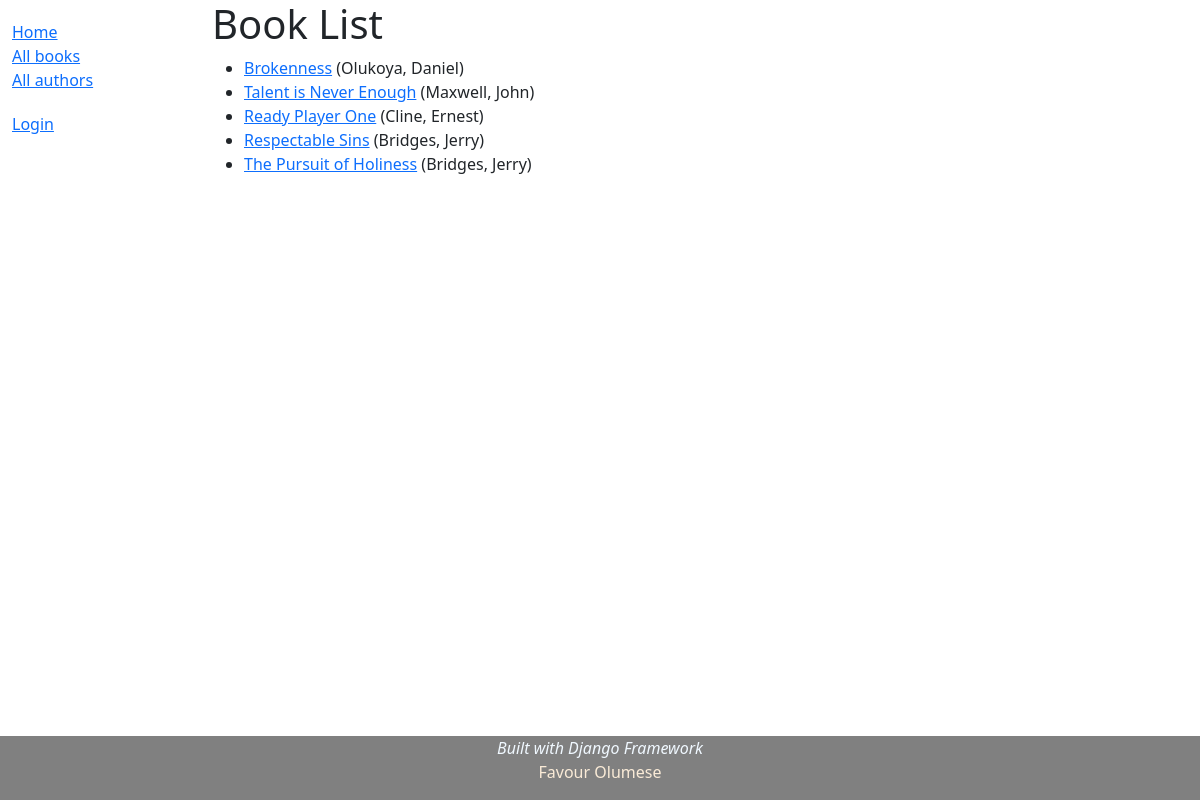
Before: /catalog/books/ with the older database file.
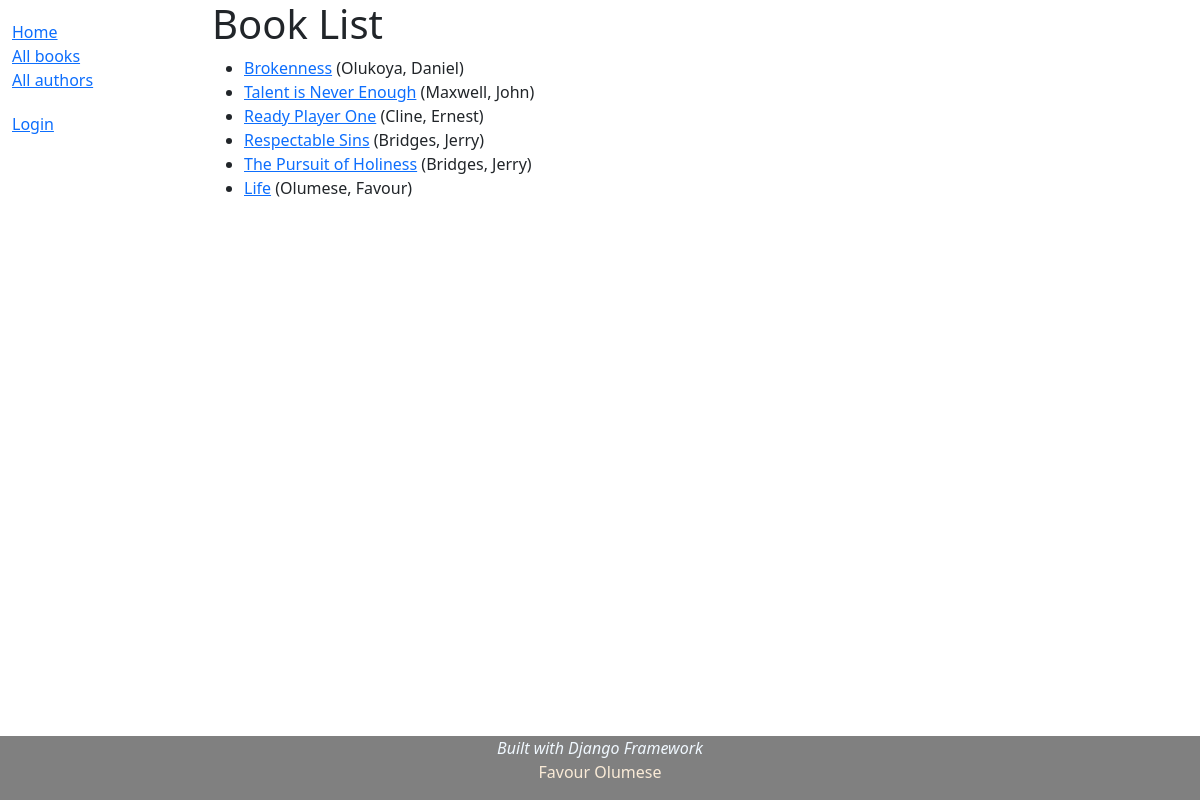
After: the same page with the newer database file.
### catalog/models.py (models this page shows, shortened)
class Book(models.Model):
    title = models.CharField(max_length=200)
    author = models.ForeignKey('Author', on_delete=models.SET_NULL, null=True)
    summary = models.TextField(max_length=1000,
    help_text = 'Enter a brief description of the book')
    isbn = models.CharField('ISBN', max_length=13, unique=True,
    help_text='13 Character <a href="https://www.isbn-international.org/\
    content/what-isbn">ISBN number</a>')
    genre = models.ManyToManyField(Genre,
    help_text='Select a genre for this book.')
    language = models.ForeignKey('Language', on_delete=models.SET_NULL, null=True)
    def get_absolute_url(self):
        return reverse('book-detail', args=[str(self.id)])
    def display_genre(self):
        """Create a string for the Genre. This is required to display
        genre in Admin. The ManyToManyField prevent the __str__
        from performing this function."""
        return ', '.join(genre.name for genre in self.genre.all()[:3])
    display_genre.short_description = 'Genre'
    class Meta:
        permissions = (('can_edit_books', 'Edit books\' details'),)

class Author(models.Model):
    first_name = models.CharField(max_length=100)
    last_name = models.CharField(max_length=100)
    date_of_birth = models.DateField(null=True, blank=True)
    date_of_death = models.DateField('Died',null=True, blank=True)
    class Meta:
        ordering = ['last_name', 'first_name']
        permissions = (('can_edit_authors', 'Edit authors\' details'),)
    def __str__(self):
        return f'{self.last_name}, {self.first_name}'

### catalog/views.py (the view)
# urls.py: path('books/', views.BookListView.as_view(), name='books'),
class BookListView(generic.ListView):
    model = Book
    paginate_by = 10

### catalog/templates/catalog/book_list.html (shortened to what this page needs)
{% extends "catalog/base_generic.html" %}
{% block content %}
    <h1>Book List</h1>
    {% if book_list %}
        <ul>
            {% for book in book_list %}
                <li>
                    <a href="{{ book.get_absolute_url }}">{{ book.title }}</a> ({{book.author}})
                </li>
            {% endfor %}
        </ul>
    {% else %}
        <P>There are no books in the library.</P>
    {% endif %}
{% endblock %}

Changed rows visible on the page:
added Book: title "Life", author "Olumese, Favour"
